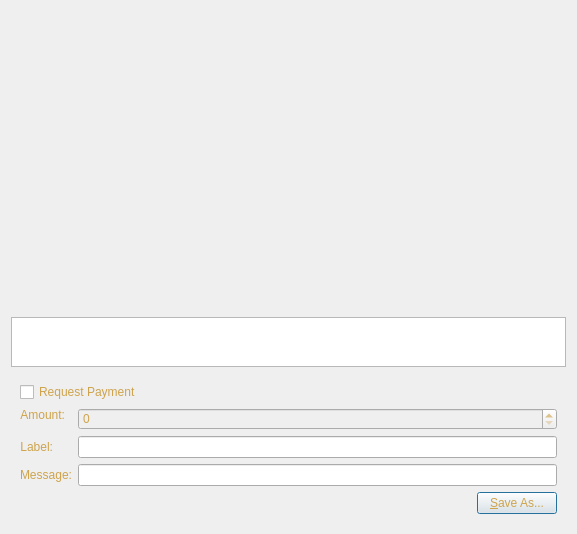
<?xml version="1.0" encoding="UTF-8"?>
<ui version="4.0">
 <class>QRCodeDialog</class>
 <widget class="QDialog" name="QRCodeDialog">
  <property name="geometry">
   <rect>
    <x>0</x>
    <y>0</y>
    <width>577</width>
    <height>530</height>
   </rect>
  </property>
  <property name="windowTitle">
   <string>QR Code Dialog</string>
  </property>
  <property name="styleSheet">
   <string notr="true">background-image: url(:/images/bkg2);
color: rgb(206, 163, 76);</string>
  </property>
  <layout class="QVBoxLayout" name="verticalLayout_3">
   <item>
    <widget class="QLabel" name="lblQRCode">
     <property name="sizePolicy">
      <sizepolicy hsizetype="Expanding" vsizetype="Expanding">
       <horstretch>0</horstretch>
       <verstretch>0</verstretch>
      </sizepolicy>
     </property>
     <property name="minimumSize">
      <size>
       <width>300</width>
       <height>300</height>
      </size>
     </property>
     <property name="textFormat">
      <enum>Qt::PlainText</enum>
     </property>
     <property name="alignment">
      <set>Qt::AlignCenter</set>
     </property>
     <property name="wordWrap">
      <bool>true</bool>
     </property>
    </widget>
   </item>
   <item>
    <widget class="QPlainTextEdit" name="outUri">
     <property name="sizePolicy">
      <sizepolicy hsizetype="Expanding" vsizetype="Minimum">
       <horstretch>0</horstretch>
       <verstretch>0</verstretch>
      </sizepolicy>
     </property>
     <property name="minimumSize">
      <size>
       <width>0</width>
       <height>50</height>
      </size>
     </property>
     <property name="tabChangesFocus">
      <bool>true</bool>
     </property>
     <property name="textInteractionFlags">
      <set>Qt::TextSelectableByKeyboard|Qt::TextSelectableByMouse</set>
     </property>
    </widget>
   </item>
   <item>
    <widget class="QWidget" name="widget" native="true">
     <layout class="QVBoxLayout" name="verticalLayout_2">
      <item>
       <widget class="QCheckBox" name="chkReqPayment">
        <property name="enabled">
         <bool>true</bool>
        </property>
        <property name="text">
         <string>Request Payment</string>
        </property>
       </widget>
      </item>
      <item>
       <layout class="QFormLayout" name="formLayout">
        <property name="fieldGrowthPolicy">
         <enum>QFormLayout::AllNonFixedFieldsGrow</enum>
        </property>
        <item row="1" column="0">
         <widget class="QLabel" name="lblLabel">
          <property name="text">
           <string>Label:</string>
          </property>
          <property name="textFormat">
           <enum>Qt::PlainText</enum>
          </property>
          <property name="alignment">
           <set>Qt::AlignRight|Qt::AlignTrailing|Qt::AlignVCenter</set>
          </property>
          <property name="buddy">
           <cstring>lnLabel</cstring>
          </property>
         </widget>
        </item>
        <item row="1" column="1">
         <widget class="QLineEdit" name="lnLabel"/>
        </item>
        <item row="2" column="0">
         <widget class="QLabel" name="lblMessage">
          <property name="text">
           <string>Message:</string>
          </property>
          <property name="textFormat">
           <enum>Qt::PlainText</enum>
          </property>
          <property name="alignment">
           <set>Qt::AlignRight|Qt::AlignTrailing|Qt::AlignVCenter</set>
          </property>
          <property name="buddy">
           <cstring>lnMessage</cstring>
          </property>
         </widget>
        </item>
        <item row="2" column="1">
         <widget class="QLineEdit" name="lnMessage"/>
        </item>
        <item row="0" column="0">
         <widget class="QLabel" name="lblAmount">
          <property name="sizePolicy">
           <sizepolicy hsizetype="Preferred" vsizetype="Maximum">
            <horstretch>0</horstretch>
            <verstretch>0</verstretch>
           </sizepolicy>
          </property>
          <property name="text">
           <string>Amount:</string>
          </property>
          <property name="textFormat">
           <enum>Qt::PlainText</enum>
          </property>
          <property name="alignment">
           <set>Qt::AlignRight|Qt::AlignTrailing|Qt::AlignVCenter</set>
          </property>
          <property name="buddy">
           <cstring>lnReqAmount</cstring>
          </property>
         </widget>
        </item>
        <item row="0" column="1">
         <widget class="BitcoinAmountField" name="lnReqAmount">
          <property name="enabled">
           <bool>false</bool>
          </property>
          <property name="minimumSize">
           <size>
            <width>80</width>
            <height>0</height>
           </size>
          </property>
         </widget>
        </item>
       </layout>
      </item>
      <item>
       <layout class="QHBoxLayout" name="horizontalLayout">
        <item>
         <spacer name="horizontalSpacer">
          <property name="orientation">
           <enum>Qt::Horizontal</enum>
          </property>
          <property name="sizeHint" stdset="0">
           <size>
            <width>40</width>
            <height>20</height>
           </size>
          </property>
         </spacer>
        </item>
        <item>
         <widget class="QPushButton" name="btnSaveAs">
          <property name="text">
           <string>&amp;Save As...</string>
          </property>
         </widget>
        </item>
       </layout>
      </item>
     </layout>
    </widget>
   </item>
  </layout>
 </widget>
 <customwidgets>
  <customwidget>
   <class>BitcoinAmountField</class>
   <extends>QSpinBox</extends>
   <header>bitcoinamountfield.h</header>
   <container>1</container>
  </customwidget>
 </customwidgets>
 <resources/>
 <connections>
  <connection>
   <sender>chkReqPayment</sender>
   <signal>clicked(bool)</signal>
   <receiver>lnReqAmount</receiver>
   <slot>setEnabled(bool)</slot>
   <hints>
    <hint type="sourcelabel">
     <x>92</x>
     <y>285</y>
    </hint>
    <hint type="destinationlabel">
     <x>98</x>
     <y>311</y>
    </hint>
   </hints>
  </connection>
 </connections>
</ui>
